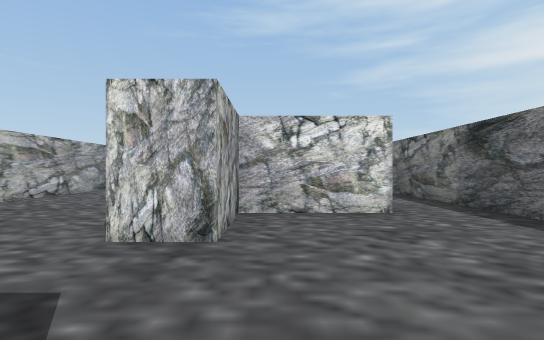
View 1 (above)

24 first-person views from a walk through a Unity game level. The camera is 1.3 m above the floor, looks level and sees 85° across. The floor is counted in squares, 2 m on a side. Each view is taken from the middle of a square. On the plan, view 1 faces up. The plan holds only what a view shows up to about 9 squares ahead; the rest is blank.

View 2
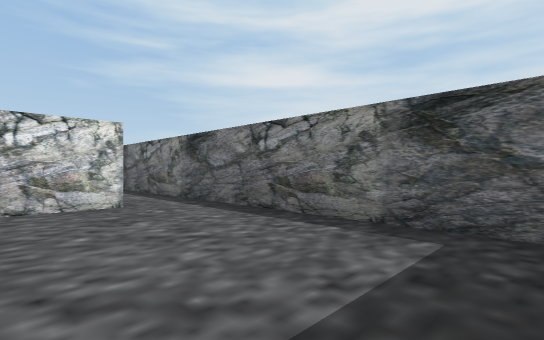

View 3
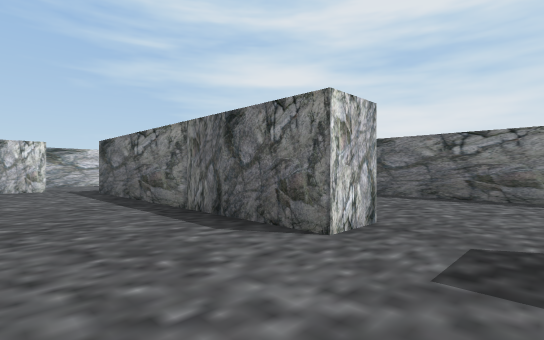

View 4
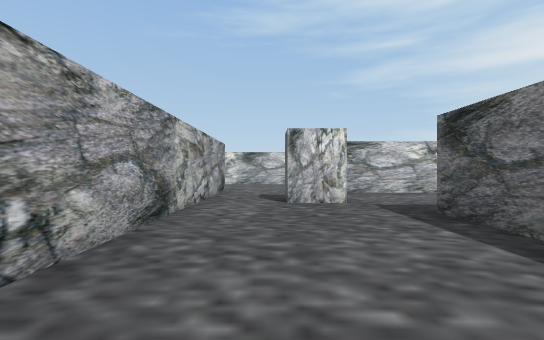

View 5
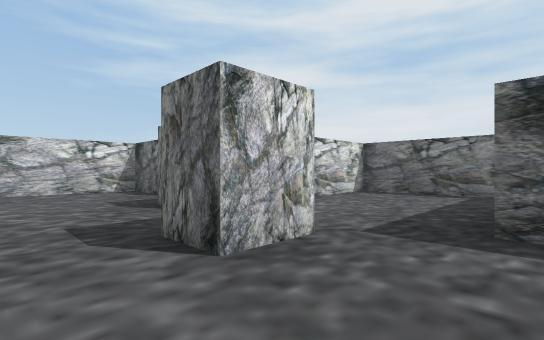

View 6
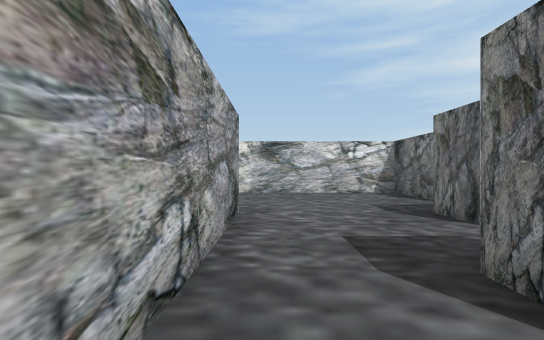

View 7
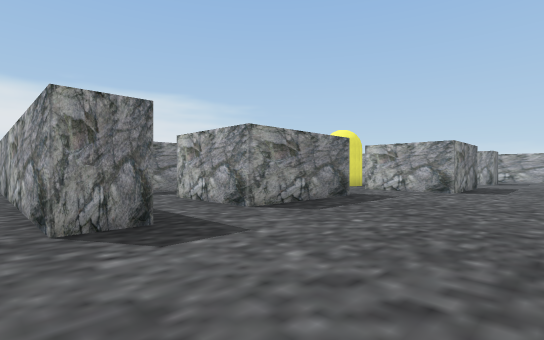

View 8
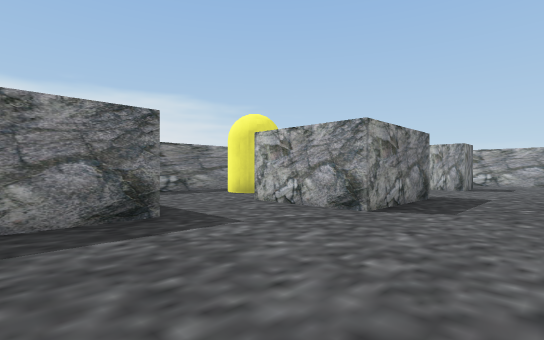

View 9
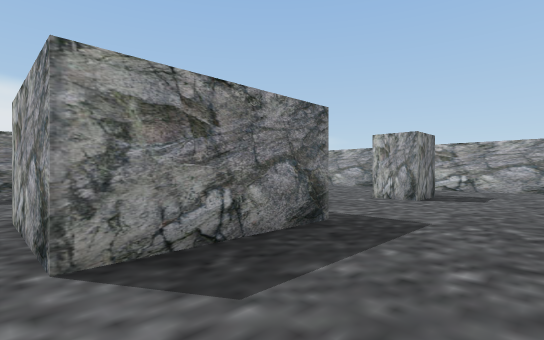

View 10
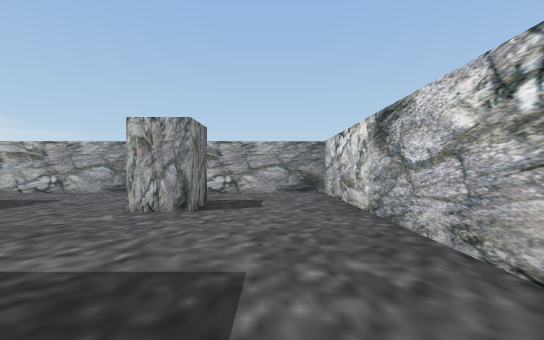

View 11
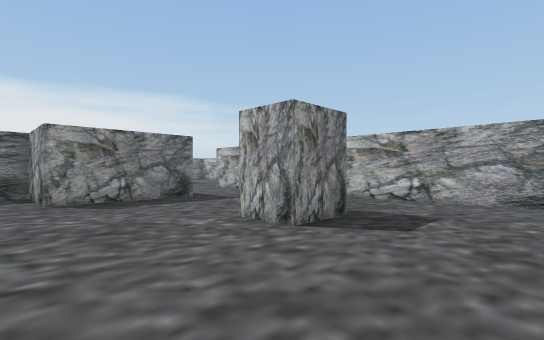

View 12
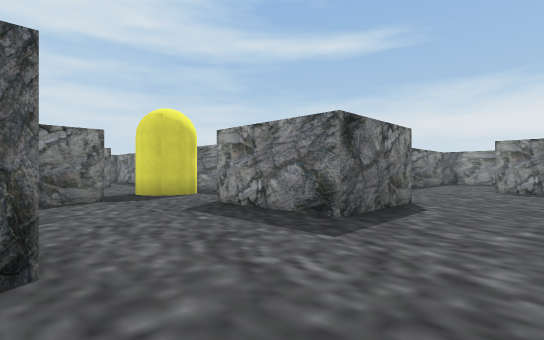

View 13
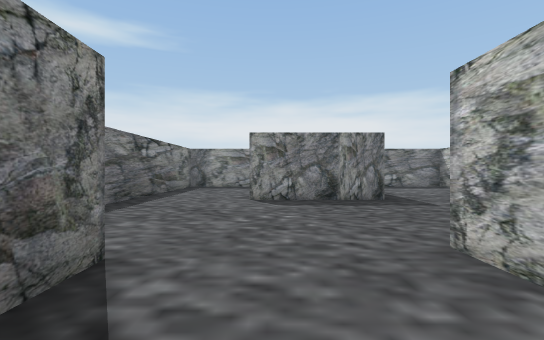

View 14
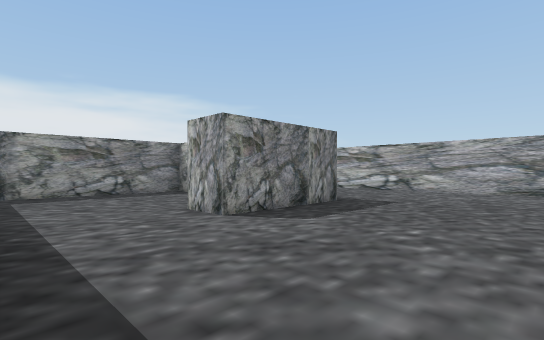

View 15
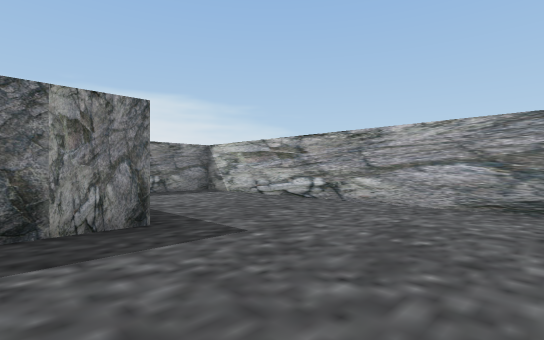

View 16
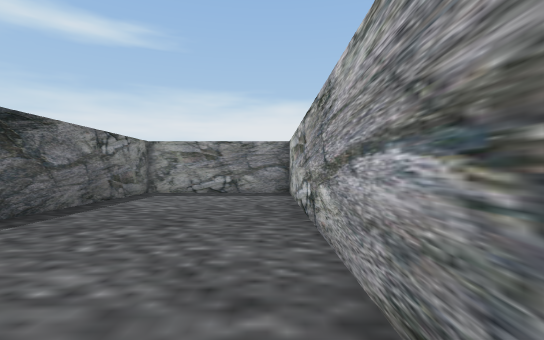

View 17
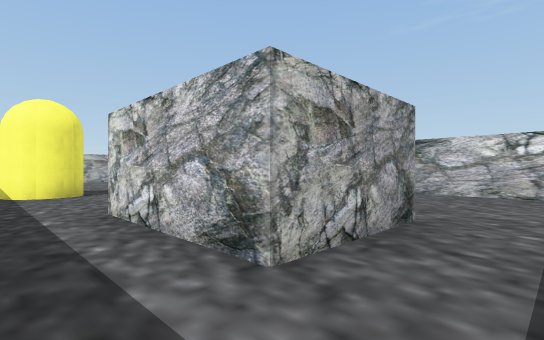

View 18
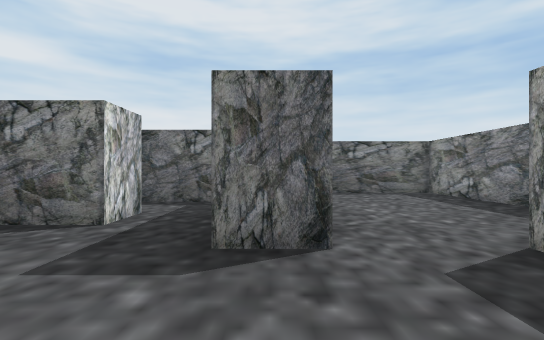

View 19
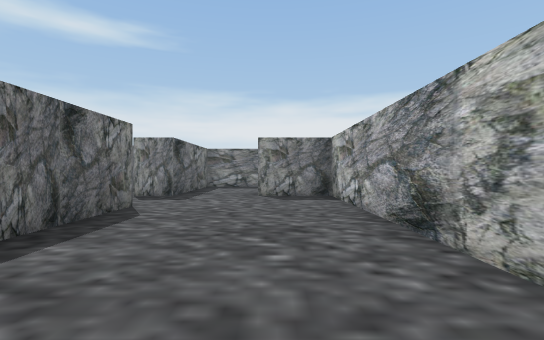

View 20
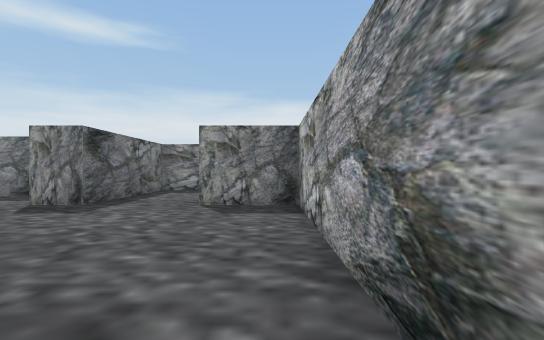

View 21
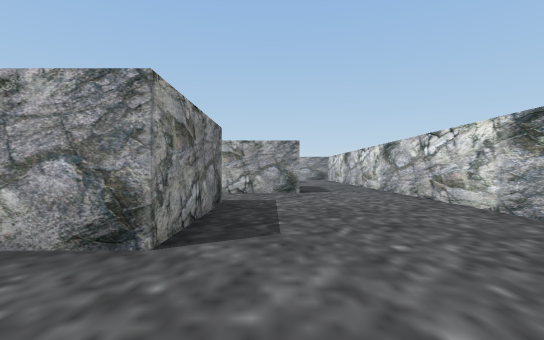

View 22
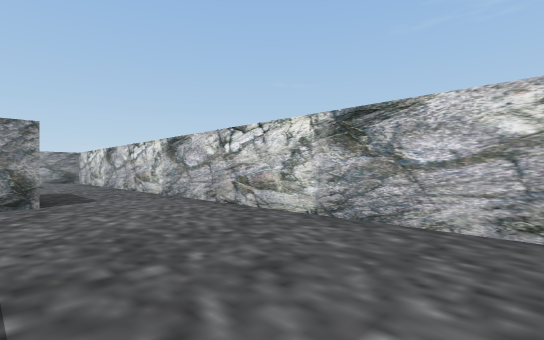

View 23
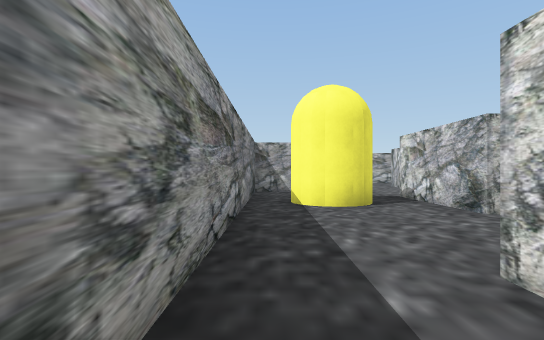

View 24
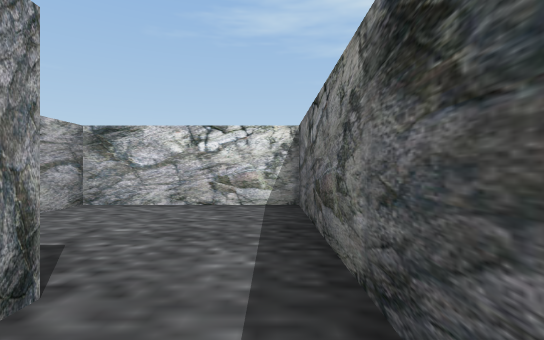

### Floor plan
Key: @ floor where view 1 was taken; # wall or solid block; . floor; O other object.
Columns run from 30 left of view 1 to 4 right of it. Each row starts with its distance up from view 1.
 20      #########################
 19      #.......................#
 18      #.......................# #
 17      #.......................#.#
 16      #...O...###...............#
 15      #.......###...###..#...#######
 14      #.............###..#.........#
 13      #........#....###..#.........#
 12      #...###..#.........#..O......#
 11      #...###............#.........#
 10      #...#############  #....######
  9 #..........             #....#....#
  8 #..........             #....#....#
  7 #..........             #....#....#
  6 #..........#            #....#....#
  5 #....###...#            #....###..#
  4 #....# ....#            #....#....#
  3 #....# ....#            #....#....#
  2 #....#.....             #.........#
  1 #....#.....             #.........#
  0 ###########             ###..#@...#
 -1                            ..#....#
 -2                            ..# ##
 -3                            ..#

Where each view was taken, in squares from view 1:
view 1: 0 up, 0 right, facing up
view 2: 1 down, 0 right, facing up-right
view 3: 1 up, 4 left, facing up-right
view 4: 6 up, 4 left, facing up
view 5: 10 up, 5 left, facing up-right
view 6: 11 up, 5 left, facing up
view 7: 19 up, 5 left, facing down-left
view 8: 19 up, 10 left, facing down-left
view 9: 19 up, 14 left, facing down-left
view 10: 18 up, 16 left, facing left
view 11: 19 up, 18 left, facing down-left
view 12: 16 up, 24 left, facing down-right
view 13: 12 up, 23 left, facing down
view 14: 9 up, 20 left, facing down-left
view 15: 9 up, 24 left, facing down-left
view 16: 9 up, 29 left, facing down
view 17: 11 up, 7 left, facing up-left
view 18: 15 up, 5 left, facing right
view 19: 8 up, 4 left, facing down
view 20: 6 up, 5 left, facing down
view 21: 16 up, 6 left, facing left
view 22: 16 up, 8 left, facing up-left
view 23: 11 up, 10 left, facing left
view 24: 4 up, 3 right, facing up
